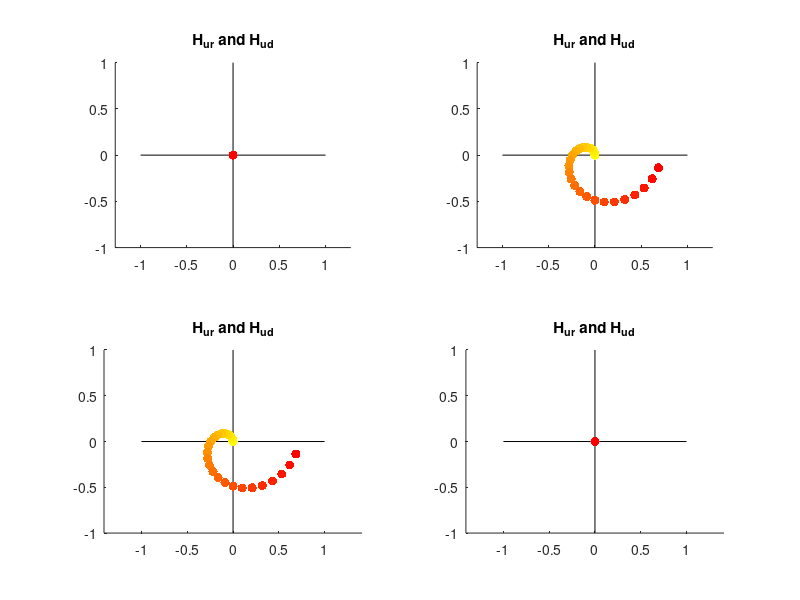
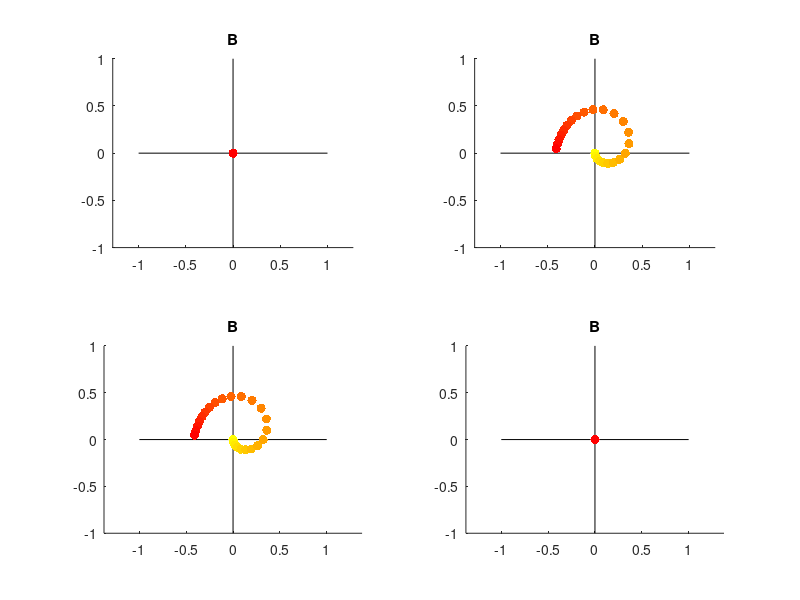
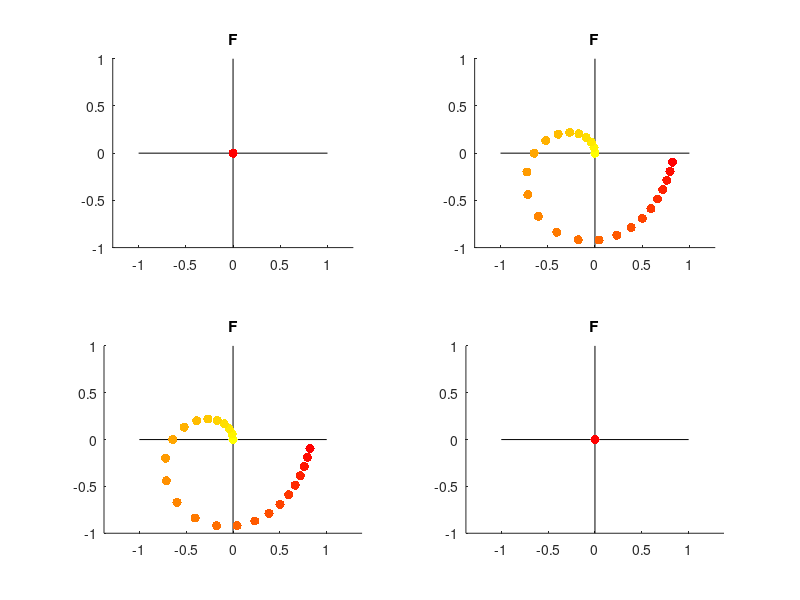

The MATLAB script that drew these images, in order:

interval = pi/16;
angle = pi/2:interval:2*pi-interval;
realPart = cos(angle);
imaginaryPart = sin(angle);
comp = permute(realPart + imaginaryPart*1j,[2 1]);
n = length(comp);
amp = linspace(0,0.7,n)';
comp = amp.*comp;

clear Hud Hur B F
% Hud(1,1,:) = comp;
% Hud(2,2,:) = comp;
% Hur(1,1,:) = comp;
% Hur(2,2,:) = comp;
% M = eye(2);

Hud(1,2,:) = comp;
Hud(2,1,:) = comp;
Hur(1,2,:) = comp;
Hur(2,1,:) = comp;
M = [0 1; 1 0];

% Hud(1,2,:) = -comp;
% Hud(2,1,:) = comp;
% Hur(1,2,:) = -comp;
% Hur(2,1,:) = comp;
% M = [0 1; -1 0];

% don't fix Hur or Hud
for i = 1:size(Hud,3)
    B(:,:,i) = -Hud(:,:,i)*inv(M*Hud(:,:,i) + eye(2));
    F(:,:,i) = Hur(:,:,i) + B(:,:,i)*(M*Hur(:,:,i) - eye(2));
end


% fix Hur or Hud
% idx = 1;
% fixedHur = false;
% 
% if fixedHur
%     for i = 1:size(Hud,3)
%         B(:,:,i) = -Hud(:,:,i)*inv(M*Hud(:,:,i) + eye(2));
%         F(:,:,i) = Hur(:,:,idx) + B(:,:,i)*(M*Hur(:,:,idx) - eye(2));
%     end
% else
%     for i = 1:size(Hud,3)
%         B(:,:,i) = -Hud(:,:,i)*inv(M*Hud(:,:,i) + eye(2));
%     end
%     for i = 1:size(Hud,3)
%         F(:,:,i) = Hur(:,:,i) + B(:,:,idx)*(M*Hur(:,:,i) - eye(2));
%     end
% end

nReal = numel(realPart);
nImag = numel(imaginaryPart);
col1 = [1 0 0];
col2 = [0 1 0];
col3 = [0 0 1];
col4 = [1 1 0];

map = [linspace(col4(1),col1(1),n)' linspace(col4(2),col1(2),n)' linspace(col4(3),col1(3),n)'];

figure(7); clf
for i = 1:2
    for k = 1:2
        subplot(2,2,2*(i-1)+k); hold on
        plot([-1 1],[0 0],'k')
        plot([0 0],[-1 1],'k')
        for j = 1:n
            plot(real(Hud(i,k,j)),imag(Hud(i,k,j)),'.','MarkerSize',20,'Color',map(j,:))
        end
        title('H_{ur} and H_{ud}')
        axis equal
    end
end

figure(8); clf
for i = 1:2
    for j = 1:2
        subplot(2,2,2*(i-1)+j); hold on
        plot([-1 1],[0 0],'k')
        plot([0 0],[-1 1],'k')
        for k = 1:n
            plot(real(B(i,j,k)),imag(B(i,j,k)),'.','MarkerSize',20,'Color',map(k,:))
        end
        title('B')
        axis equal
    end
end

figure(9); clf
for i = 1:2
    for j = 1:2
        subplot(2,2,2*(i-1)+j); hold on
        plot([-1 1],[0 0],'k')
        plot([0 0],[-1 1],'k')
        for k = 1:n
            plot(real(F(i,j,k)),imag(F(i,j,k)),'.','MarkerSize',20,'Color',map(k,:))
        end
        title('F')
        axis equal
    end
end